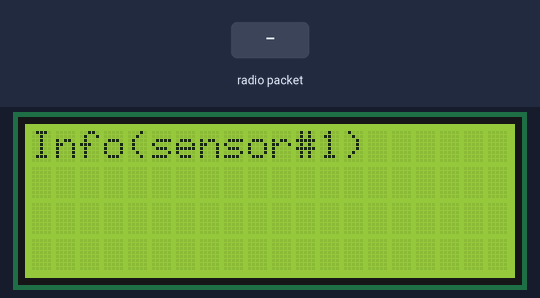
Recording of a sketch running on a simulated Arduino Uno, built with avr-gcc and run on an emulated ATmega328P. Shown: 20×4 character LCD. The inputs (shaded band) are chosen by the test bench. No radio packets arrive unless stated.

Above: at 1.2 s.
1.3 s: radio packet "0" arrives
At 2.7 s:
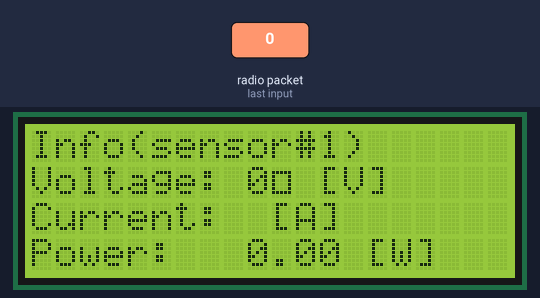
3.0 s: radio packet "90" arrives
At 4.3 s:
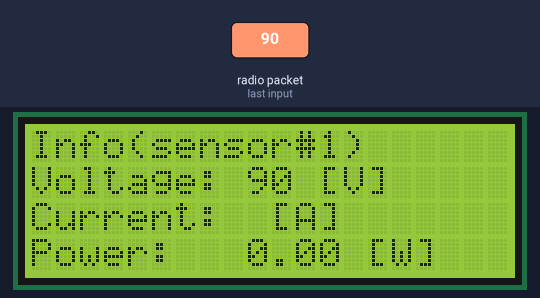
Timing chart, 0 to 6.0 s (numbered marks = the images above; inputs shaded):
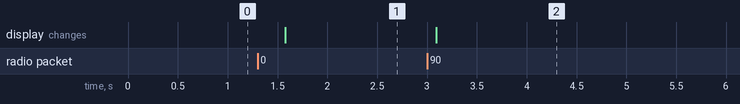

The sketch:

receive_rf_lcd.ino
```cpp
#include <RH_ASK.h>
#include <SPI.h> // Not actualy used but needed to compile
#include <LiquidCrystal.h>
//#include <String>

// initialize the library with the numbers of the interface pins
LiquidCrystal lcd(12, 10, 5, 4, 3, 2);

RH_ASK driver;

int n=1;

void setup() {
 Serial.begin(9600);  // Debugging only
   if (!driver.init())
       Serial.println("init failed");
  // set up the LCD's number of columns and rows:
  lcd.begin(20, 4);
  // Print a message to the LCD.
}

void loop() {
  // set the cursor to column 0, line 1
  // (note: line 1 is the second row, since counting begins with 0):
  lcd.setCursor(0,0);
  lcd.print("Info(sensor#1)");
    uint8_t buf[20];
    uint8_t buflen =sizeof(buf);
    if (driver.recv(buf, &buflen)) // Non-blocking
    {
     String c=(char*)buf;//convert "buf" to char

    //string to char array
    char info[20];
    char *volt,*amp;
    strncpy(info, c.c_str(), sizeof(info));
    info[sizeof(info) - 1] = 0;
    //lcd.print(info);
    volt = strtok(info,"  ");
    amp = strtok(NULL," ");
    double power=atof(volt)*atof(amp);

    lcd.setCursor(0, 1);
    lcd.print("Voltage: ");
    lcd.print(volt);
    lcd.print(" [V]");

    lcd.setCursor(0,2);
    lcd.print("Current: ");
    lcd.print(amp);
    lcd.print(" [A]");

    lcd.setCursor(0,3);
    lcd.print("Power:   ");
    lcd.print(power);
    lcd.print(" [W]");

    }

    delay(500);

//set screen-reset every 15 loops in order to avoid display bugs/errors
    if(n%15==0)
    {
      lcd.clear();
      n=1;
    }
    n++;


}
```

Measured:
- after the input at 1.3 s, the display: changes after 0.28 s (image 1)
- after the input at 3.0 s, the display: changes after 0.09 s (image 2)
